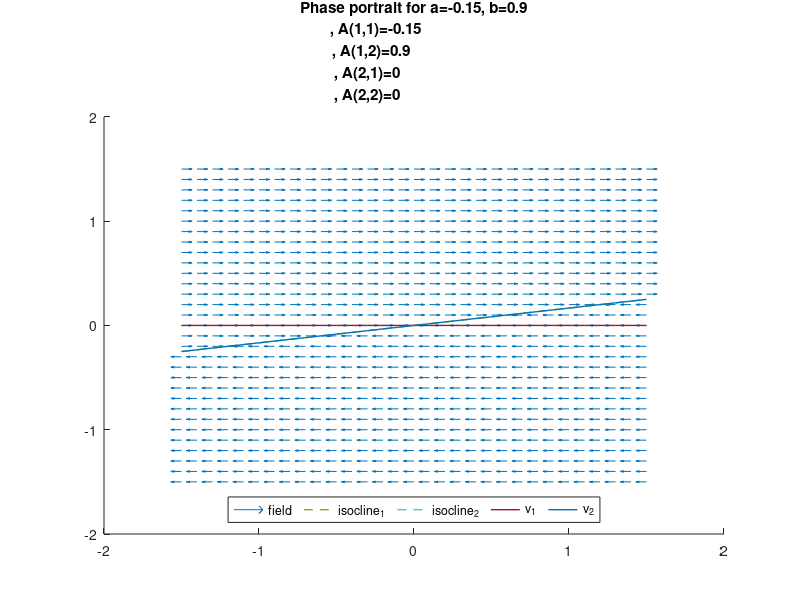
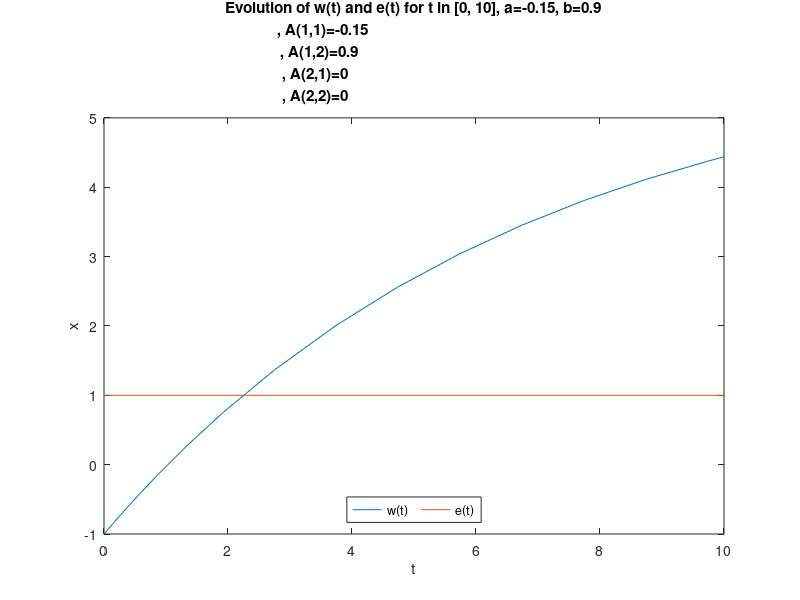
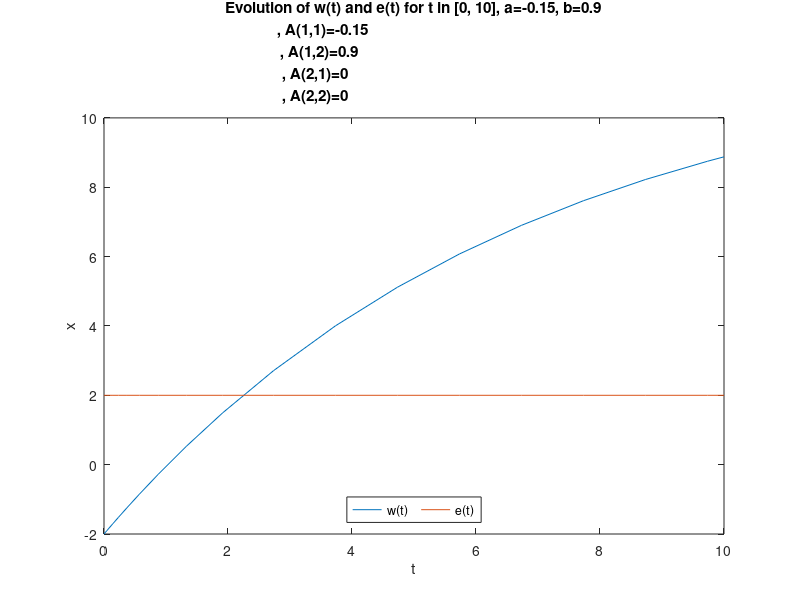
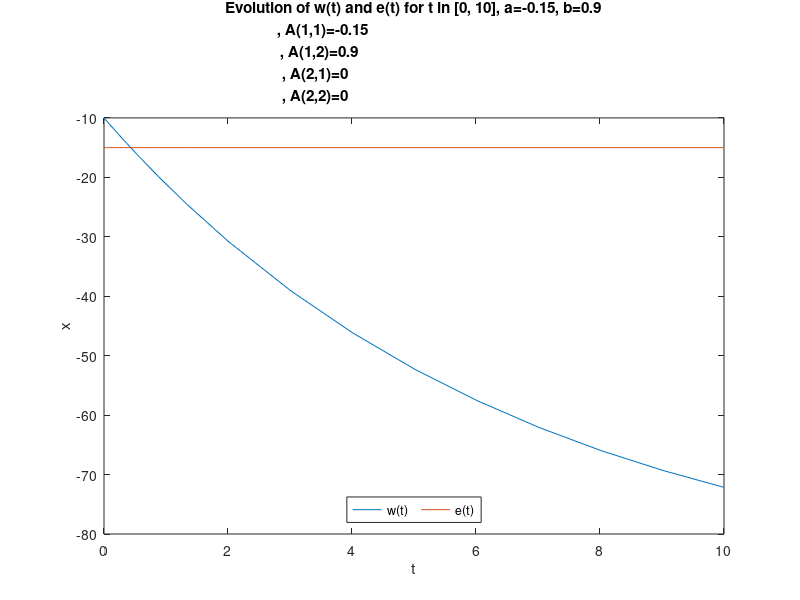

Source code (MATLAB) for these figures, in order:
# Robin-Gilles Becker & Noé Bourgeois


tspan = [0,10];

# love equation function
function [t,x] = system_simulation(A, tspan, y0)
    ode_sys = @(t,x) [A(1,1)*x(1)+A(1,2)*x(2);A(2,1)*x(1)+A(2,2)*x(2)]; # Definition system
    [t,x] = ode23(ode_sys, tspan, y0); # Resolution system
endfunction

# Calculer les isoclines
function [isocline_1,isocline_2] = compute_isoclines(A,line_range)
    isocline_1 = -(A(1,1)/A(1,2)) * line_range;
    isocline_2 = -(A(2,1)/A(2,2)) * line_range;
endfunction

function [line_range,isocline_1,isocline_2] = plot_isoclines(A)
    line_range = -1.5:.1:1.5;
    [isocline_1,isocline_2] = compute_isoclines(A,line_range);
endfunction

# eigenlines
function [eigenline_1,eigenline_2,V] = compute_eigenlines(A,line_range)
    [V,L] = eig(A);
    eigenline_1 = (V(2,1)/V(1,1)) * line_range;
    eigenline_2 = (V(2,2)/V(1,2)) * line_range;
endfunction

function [line_range,eigenline_1,eigenline_2] = plot_eigenlines(A)
    line_range = -1.5:.1:1.5;
    [eigenline_1,eigenline_2,V] = compute_eigenlines(A,line_range);
endfunction

# 4. Portrait de phase complet
function [x1,x2,x1p,x2p] = plot_portrait_phase_complete(A,a,b)
    #grid for plotting
    x1range=-1.5:.1:1.5;
    x2range=-1.5:.1:1.5;
    [x1,x2] = meshgrid(x1range, x2range);

    # Define the system to plot (based on matrix A)
    x1p = A(1,1)*x1+A(1,2)*x2;
    x2p = A(2,1)*x1+A(2,2)*x2;

    #Normalize values for plotting
    norms=sqrt(x1p.^2+x2p.^2);

    [eigenline_1,eigenline_2,V] = compute_eigenlines(A,x1range);
    [isocline_1,isocline_2] = compute_isoclines(A,x1range);

    # Vector field plot
    hold on;
    quiver(x1,x2,x1p./norms,x2p./norms,0.5);
    # Isoclines
    plot(x1range,isocline_1,"linewidth",1,'LineStyle','--');
    plot(x1range,isocline_2,"linewidth",1,'LineStyle','--');
    # Vecteurs propres = droites invariantes
    plot(x1range,eigenline_1,"linewidth",1);
    plot(x1range,eigenline_2,"linewidth",1);
    titl = ["Phase portrait for a=",num2str(a),", b=",num2str(b)
    ,", A(1,1)=",num2str(A(1,1))
    ,", A(1,2)=",num2str(A(1,2))
    ,", A(2,1)=",num2str(A(2,1))
    ,", A(2,2)=",num2str(A(2,2))];
    title(titl)
    legend("field","isocline_1","isocline_2","v_1","v_2","location","south","orientation", "horizontal");
endfunction

function system_simulation_plot(A,tspan,y0,figure_number,a,b)
    [t,x] = system_simulation(A,tspan,y0);
    figure(figure_number);
    plot(t,x)
    titl = ["Evolution of w(t) and e(t) for t \in [0, 10], a=",num2str(a),", b=",num2str(b)
    ,", A(1,1)=",num2str(A(1,1))
    ,", A(1,2)=",num2str(A(1,2))
    ,", A(2,1)=",num2str(A(2,1))
    ,", A(2,2)=",num2str(A(2,2))];
    title(titl)
    xlabel("t")
    ylabel("x")
    legend("w(t)","e(t)","location","south","orientation", "horizontal");
endfunction

function system_simulation_and_portrait_phase_and_plot(tspan)
    disp('system_simulation_and_portrait_phase_and_plot()')
    figure_number = 11
    % posing initial_condition(s) (5 for the commission)
    % (UN)COMMENT HERE FOR PARTICULAR SEARCH
    initial_conditions_list = {
                               %[0,0]
                              ,%[1,1]
                              ,[-1,1]
                              ,[-2,2]
                              %,[-2,-3]
                              %,[1,10]
                              ,[-10,-15]
                              %,[10,-10]
                              }
    % posing a & b (in function of system)
    % (UN)COMMENT HERE FOR PARTICULAR SEARCH
    listOfTuples = {
                     [-0.15,0.9]
                    %,[-0.15,-0.9]
                    ,[0.15,0.9] % a < b et -b < a
                    %,[0.15,-0.9] % b < a et a < -b
                    %,[1,0.1]
                    %,[0.1,0.1]
                    %,[-0.1,-0.1]
                    }

    %fprintf('listOfTuples length : %d .\n',length(listOfTuples));
    %fprintf('initial_conditions_list length : %d .\n',length(initial_conditions_list));



    for i = 1:length(listOfTuples)
        % Get the current a & b
        currentTuple = listOfTuples{i};

        % Extract the values from the tuple into two variables
        a = currentTuple(1);
        b = currentTuple(2);

        % print the values
        %fprintf('a : %d .\n', a);
        %fprintf('b : %d .\n', b);


        for coefficient_matrix_index = 1:4
            if coefficient_matrix_index == 1
                #1
                A = [a b;
                      0 0];
                %Aa = a;
                %Ab = b;
                %Ac = 0;
                %Ad = 0;

            elseif coefficient_matrix_index == 2
                #2
                A = [a b;
                      b a];
                %Aa = a;
                %Ab = b;
                %Ac = b;
                %Ad = a;
            elseif coefficient_matrix_index == 3
                #3
                A = [a b;
                      -b -a];
                %Aa = a;
                %Ab = b;
                %Ac = -b;
                %Ad = -a;

            elseif coefficient_matrix_index == 4
                #4
                A = [a 0;
                      b 0];
                %Aa = a;
                %Ab = 0;
                %Ac = b;
                %Ad = 0;
            end
            disp(A)


            # display phase portrait
            figure(figure_number);
            [x1,x2,x1p,x2p] = plot_portrait_phase_complete(A,a,b);
            pause(2); % wait 2 seconds

            figure_number = figure_number + 1;

            for ic = 1:length(initial_conditions_list)
                % Get the current initial_conditions
                fprintf('initial_conditions : %d .\n',initial_conditions_list{ic});
                y0 = initial_conditions_list{ic};

                system_simulation_plot(A,tspan,y0,figure_number,a,b);
                figure_number = figure_number + 1;

                pause(2); % wait 2 seconds
            endfor
        endfor
    endfor
endfunction

system_simulation_and_portrait_phase_and_plot(tspan)
